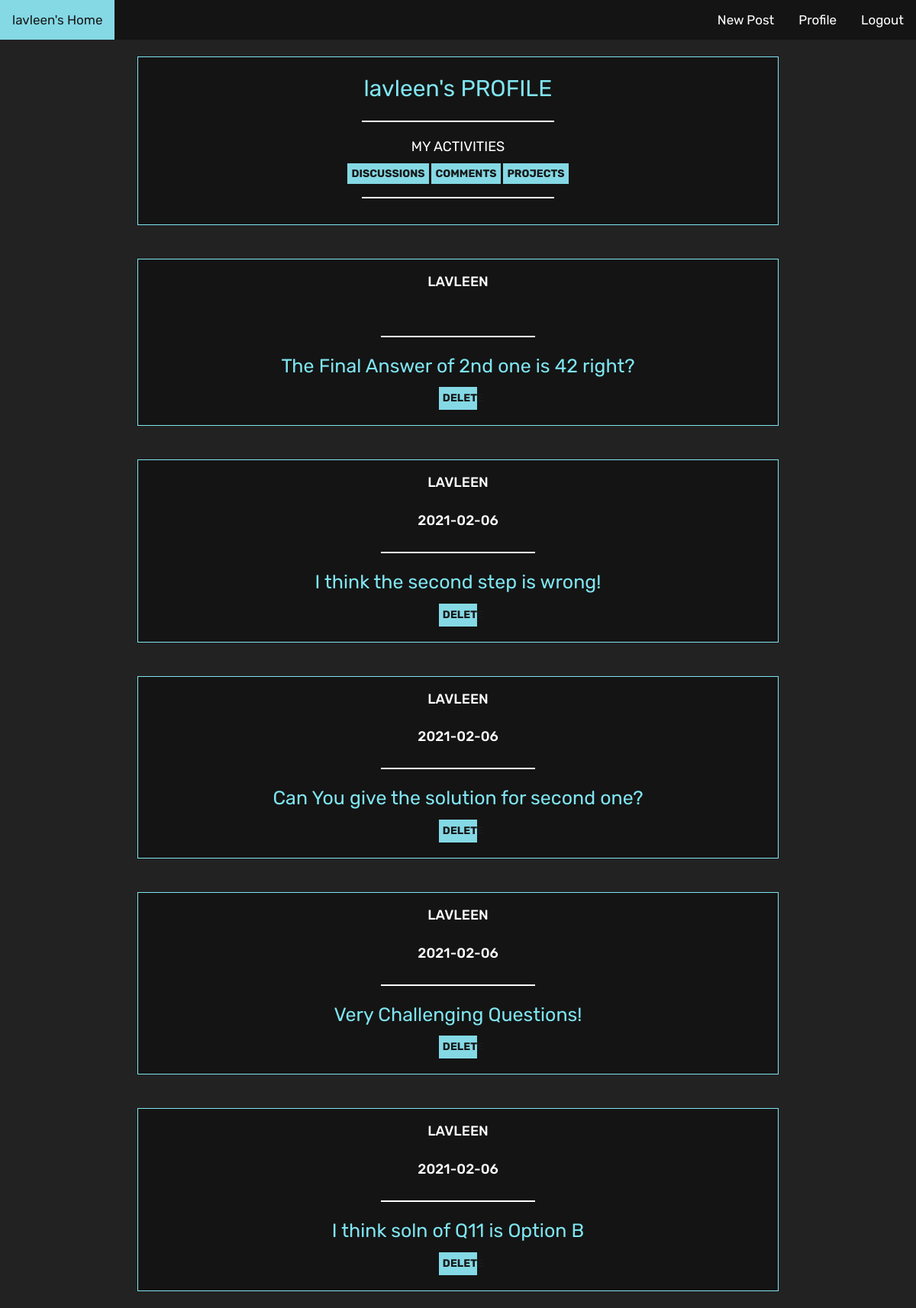
The app's page /usersave.php?comment=1 (signed in) with its own data.
### tables this page shows
CREATE TABLE `postcomments` (
  `postid` int(11) NOT NULL,
  `email` varchar(255) NOT NULL,
  `comment` varchar(255) NOT NULL,
  `dates` date DEFAULT NULL
);

### get_savedposts.php (the view, shortened to what this page needs)
<?php
function getMyComments(){
  $con = mysqli_connect("localhost","root","","posts");
  $user=$_SESSION['email'];
  $query = "SELECT * FROM `postcomments` where email='$user'";
  $result=mysqli_query($con,$query);
  while($row2=mysqli_fetch_array($result)){
    echo '
    <div class="searchbar">
    <h3 class="cmname">'.$row2['email'].'</h3>
    <h3 class="cmname">'.$row2['dates'].'</h3>
    <hr width="200px">
    <p class="cmcontent">'.$row2['comment'].'</p>
    ';
    if($_SESSION['email']===$row2['email'])
    {
      echo '
      <a class="btnLike" style="width:6%;" href="deleteComment.php?id='.$row2["postid"].'">DELETE</a>
      <br>
      </div>
      ';
    }
    else{
      echo'
      </div>';
    }
}
}
?>

### styles/inprof.css (style rules this page uses)
body { background: #222222; }
.searchbar { background: #141414; border:1px solid #7FE5F0; width: 70%; margin:22px auto; display: table; }
.searchbar { display: flex; flex-direction: column; align-items: center; text-align: center; }
hr { border: 1px solid ; color:#fff; }
.cmcontent { font-size: 25px; font-family: 'Rubik', sans-serif; color:#7FE5F0; }
.cmname { text-transform: uppercase; font-size: 18px; font-family: 'Rubik', sans-serif; color:#fff; }
.btnLike { width: 100%; padding: 5px; background-color:#84D9E5; color:#191919; border:0; font-weight: bold; font-family: 'Rubik', sans-serif; }

### records on screen
postcomments: email "LAVLEEN", comment "The Final Answer of 2nd one is 42 right?", $row2["postid"] 6 (drawn)
postcomments: email "LAVLEEN", dates "2021-02-06", comment "I think the second step is wrong!"
postcomments: email "LAVLEEN", dates "2021-02-06", comment "Can You give the solution for second one?"
postcomments: email "LAVLEEN", dates "2021-02-06", comment "Very Challenging Questions!"
postcomments: email "LAVLEEN", dates "2021-02-06", comment "I think soln of Q11 is Option B"

### other values on screen
$_SESSION["email"] "lavleen"
